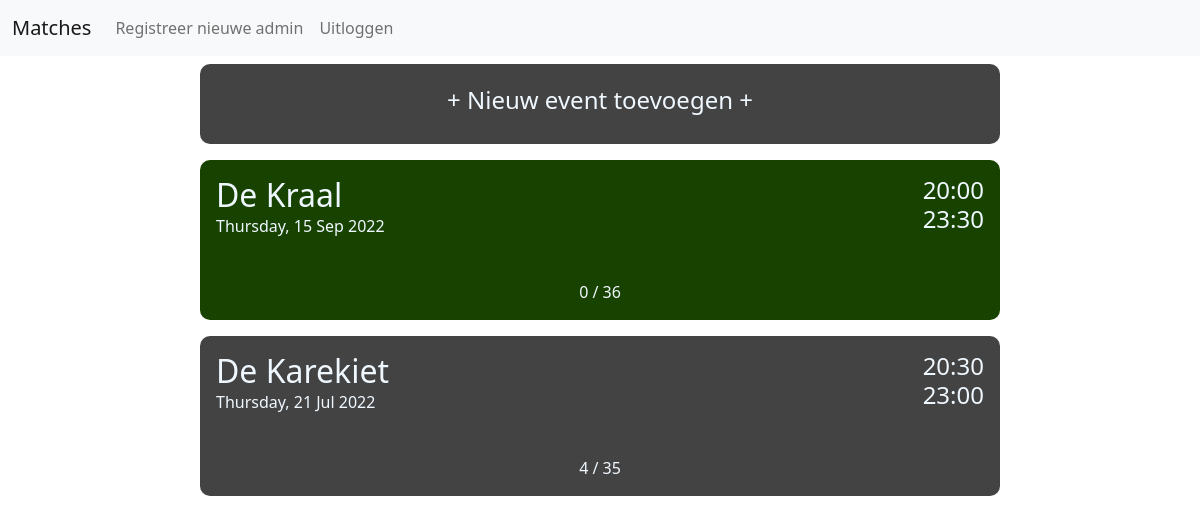
Screenshot of /matches (signed in) with the database file from the repository.
### tables this page shows
CREATE TABLE MATCHDAYS ([id] INTEGER PRIMARY KEY,[date] text, [starttime] text, [endtime] text, [location] text, [max] int, [status] text, [price] text, [password] text, [note] text);

### Program.py (the view, shortened to what this page needs)
    @app.route('/matches', methods=['GET', 'POST'])
    def matches():
        message = request.args["message"] if "message" in request.args else ""
        logged_in = current_user.is_authenticated
        match_list = list(Functions.getData("match").values())
        match_list.sort(key=lambda row: (row[0]))
        match_list = [ i + [datetime.datetime(int(i[0][:4]), int(i[0][4:6]), int(i[0][6:]), 0, 0).strftime("%A, %d %b %Y").title()] for i in match_list]
        return render_template('matches.html', list=match_list[::-1], n_list=len(match_list), message=message, logged_in = logged_in)

### templates/matches.html (shortened to what this page needs)
{% extends 'layout.html' %}
{% block body %}
<link rel="stylesheet" href="../static/matches.css">
<div class="container-fluid">
    <div class="one">
        {% if logged_in == True %}
        <div class="matches">
            <div id="add" class="card-addevent" name="cardname" onclick="document.getElementById('form2').submit();">
                <div class="participants">
                    <h4>+ Nieuw event toevoegen +</h4>
                </div>
            </div>
        </div>
        {% endif %}
        {% for i in range(n_list) %}
        <form id="{{list[i][0]}}" method="POST" action="">
            <div class="matches">
                <div id="{{ list[i][0] }}" class={{"card-" + list[i][5]}} name="cardname" onclick="document.getElementById('{{list[i][0]}}').submit();">
                    <div class="header">
                        <div>
                            <h2 class="title">{{ list[i][3] }}</h2>
                            <p class="date">{{ list[i][10] }}</p>
                        </div>
                        <div class="time">
                            <h4 class="stamp">{{ list[i][1] }}</h4>
                            <h4 class="stamp">{{ list[i][2] }}</h4>
                        </div>
                    </div>
                    <div class="participants">
                        <p>{{ list[i][9] }} / {{ list[i][4] }}</p>
                    </div>
                </div>
            </div>
        </form>
        {% endfor %}
    </div>
</div>
{% endblock %}

### static/matches.css (style rules this page uses)
.matches { display: flex; justify-content: center; }
.one { max-width:50rem; margin: 0 auto; }
.card-open { background-color: rgb(23, 66, 0); color: aliceblue; height: 10rem; width: 50rem; border-radius: 10px; display: flex; flex-direction: column; justify-content: space-between; margin: 0.5rem 0; transition: 0.3s; }
.card-ended { background-color: rgb(67, 67, 67); color: aliceblue; height: 10rem; width: 50rem; border-radius: 10px; display: flex; flex-direction: column; justify-content: space-between; margin: 0.5rem 0; transition: 0.3s; }
.card-addevent { background-color: rgb(67, 67, 67); color: aliceblue; height: 5rem; width: 50rem; border-radius: 10px; display: flex; flex-direction: column; justify-content: center; margin: 0.5rem 0; transition: 0.3s; }
.title { margin: 1rem 1rem 0 1rem; }
.header { display: flex; justify-content: space-between; }
.time { display: flex; flex-direction: column; margin: 1em; }
.stamp { margin: 0; }
.date { margin: 0 0 0 1rem; }
.participants { display: flex; justify-content: center; }

### rows the page displays
MATCHDAYS: location "De Kraal", starttime "20:00", endtime "23:30"
MATCHDAYS: location "De Karekiet", starttime "20:30", endtime "23:00"

### other values shown
{{ list[i][10] }} "Thursday, 15 Sep 2022" "Thursday, 21 Jul 2022"
{{ list[i][9] }} "0" "4"
{{ list[i][4] }} "36" "35"
